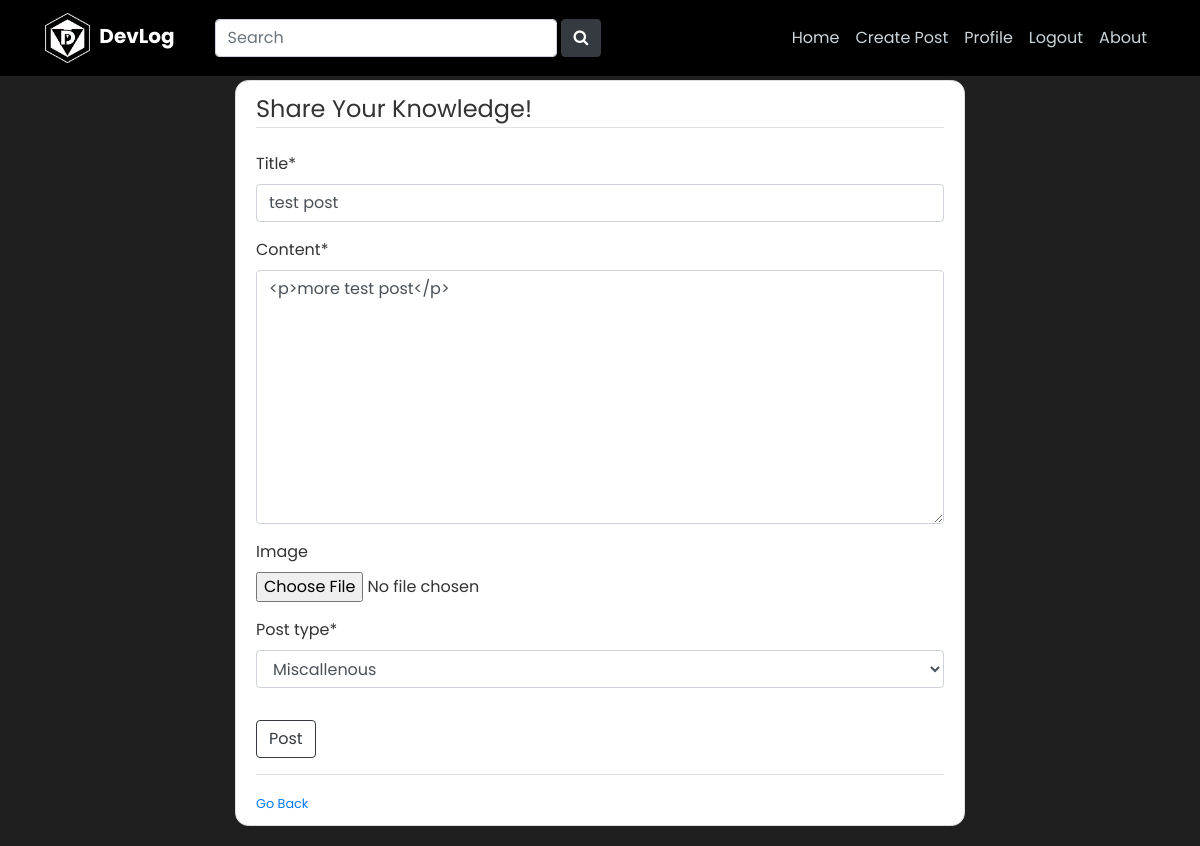
The page /post/73/update (signed in) on the database its author committed.
### blog/models.py (models this page shows, shortened)
class Post(models.Model):
    title = models.CharField(max_length=100)
    content = HTMLField()
    image = ResizedImageField(
        size=[620, 500], upload_to='post_images', blank=True, null=True)
    date_posted = models.DateTimeField(default=timezone.now)
    author = models.ForeignKey(User, on_delete=models.CASCADE)
    post_type = models.CharField(
        default='MISCALLENOUS', max_length=23, choices=POST_TYPES)

### blog/views.py (the view, shortened to what this page needs)
# urls.py: path('post/<int:pk>/update', PostUpdateView.as_view(), name='post-update'),
class PostUpdateView(LoginRequiredMixin, UserPassesTestMixin, UpdateView):
    model = Post
    fields = ['title', 'content', 'image', 'post_type']
    def test_func(self):
        post = self.get_object()
        if self.request.user == post.author:
            return True
        return False

### blog/templates/blog/post_form.html (shortened to what this page needs)
{% extends 'blog/base.html' %}
{% load crispy_forms_tags %}
{% block content %}
    <div class="content-section" style="border-radius: 10pt;">
        <form method="POST" enctype='multipart/form-data' id="postform" >
            <fieldset class="form-group">
                <legend class="border-bottom mb-4"> Share Your Knowledge! </legend>
                {{ form | crispy }}
            </fieldset>
            <div class="form-group">
                <button class="btn btn-outline-dark" type="submit">Post</button>
            </div>
        </form>
        <div class="border-top pt-3 ">
            <small class="text-muted">
                <a class="ml-.5" href="{% url 'blog-home' %}"> Go Back</a>
            </small>
        </div>
    </div>
{% endblock content %}

### blog/static/blog/main.css (style rules this page uses)
body { background: #fafafa; color: #333333; margin-top: 5rem; }
.content-section { background: #ffffff; padding: 10px 20px; border: 1px solid #dddddd; border-radius: 3px; margin-bottom: 20px; }

### rows shown on the page
Post: title "test post", content "<p>more test post</p>", post_type "Miscallenous"
